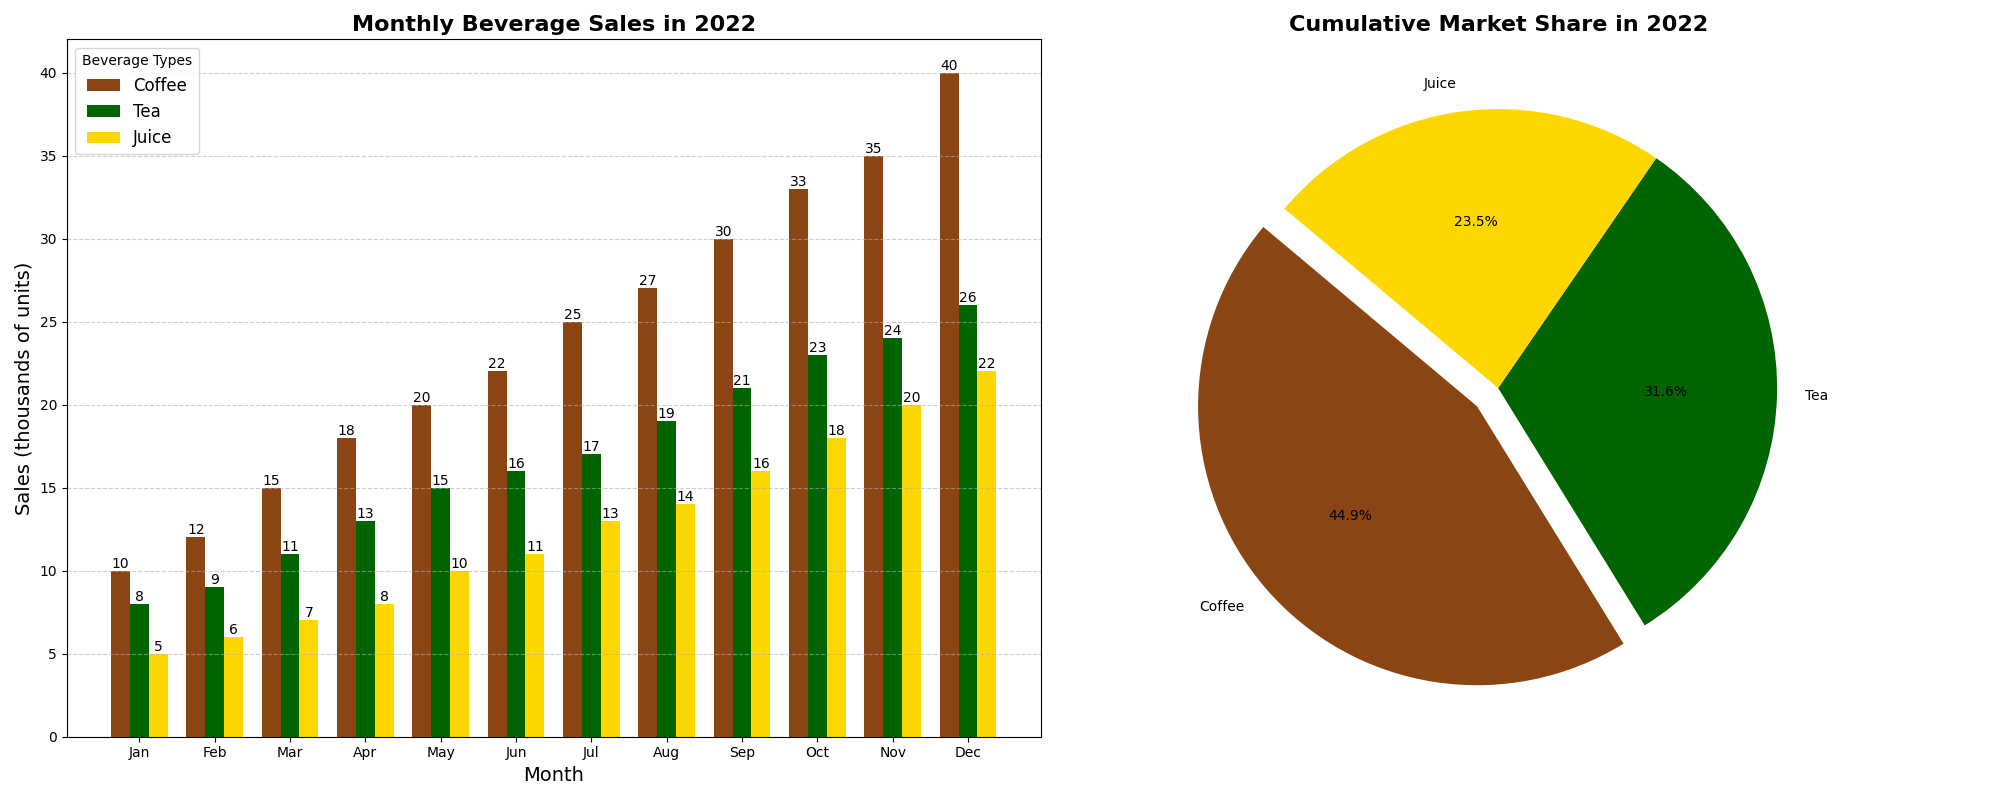

Source code (Python):
import matplotlib.pyplot as plt
import numpy as np

# Backstory: We are analyzing the market share of different types of beverages over the year 2022
# We will plot a bar chart showing the monthly sales for three different beverage categories:
# Coffee, Tea, and Juice. Additionally, we will include a subplot showing the cumulative market share
# for the entire year for each beverage category.

# Monthly sales data in thousands of units for each beverage category
months = np.arange(1, 13)
coffee_sales = np.array([10, 12, 15, 18, 20, 22, 25, 27, 30, 33, 35, 40])
tea_sales = np.array([8, 9, 11, 13, 15, 16, 17, 19, 21, 23, 24, 26])
juice_sales = np.array([5, 6, 7, 8, 10, 11, 13, 14, 16, 18, 20, 22])

# Calculate cumulative sales over the year for the second subplot
cumulative_sales = np.array([sum(coffee_sales), sum(tea_sales), sum(juice_sales)])
beverages = ['Coffee', 'Tea', 'Juice']
colors = ['#8B4513', '#006400', '#FFD700']

# Create a 1x2 subplot layout
fig, (ax1, ax2) = plt.subplots(1, 2, figsize=(20, 8))

# First subplot: Bar chart for monthly sales
width = 0.25  # Width of the bars
ax1.bar(months - width, coffee_sales, width=width, color='#8B4513', label='Coffee')
ax1.bar(months, tea_sales, width=width, color='#006400', label='Tea')
ax1.bar(months + width, juice_sales, width=width, color='#FFD700', label='Juice')

ax1.set_title('Monthly Beverage Sales in 2022', fontsize=16, fontweight='bold')
ax1.set_xlabel('Month', fontsize=14)
ax1.set_ylabel('Sales (thousands of units)', fontsize=14)
ax1.set_xticks(months)
ax1.set_xticklabels(['Jan', 'Feb', 'Mar', 'Apr', 'May', 'Jun', 'Jul', 'Aug', 'Sep', 'Oct', 'Nov', 'Dec'])
ax1.legend(loc='upper left', fontsize=12, title='Beverage Types')
ax1.grid(axis='y', linestyle='--', alpha=0.6)

# Annotate each bar with the sales value
for i in range(len(months)):
    ax1.text(months[i] - width, coffee_sales[i], str(coffee_sales[i]), ha='center', va='bottom', fontsize=10)
    ax1.text(months[i], tea_sales[i], str(tea_sales[i]), ha='center', va='bottom', fontsize=10)
    ax1.text(months[i] + width, juice_sales[i], str(juice_sales[i]), ha='center', va='bottom', fontsize=10)

# Second subplot: Pie chart for cumulative sales
ax2.pie(cumulative_sales, labels=beverages, colors=colors, autopct='%1.1f%%', startangle=140, explode=(0.1, 0, 0))
ax2.set_title('Cumulative Market Share in 2022', fontsize=16, fontweight='bold')

# Automatically adjust the layout
plt.tight_layout()

# Show the plot
plt.show()
